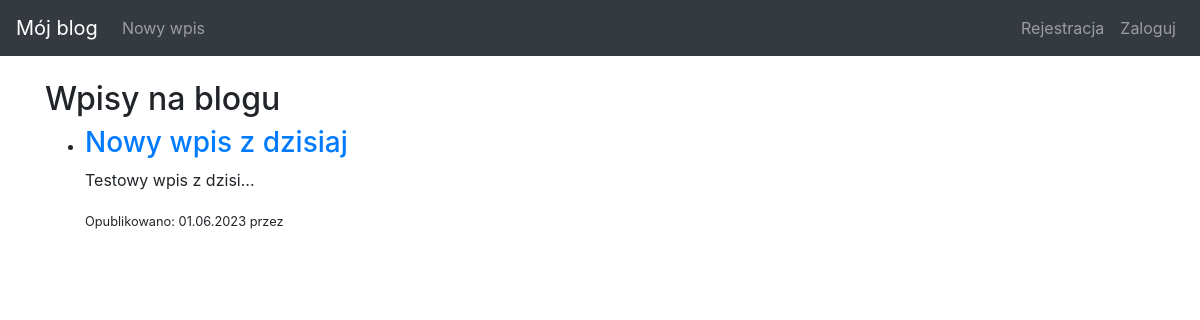
Before: / with the older database file.
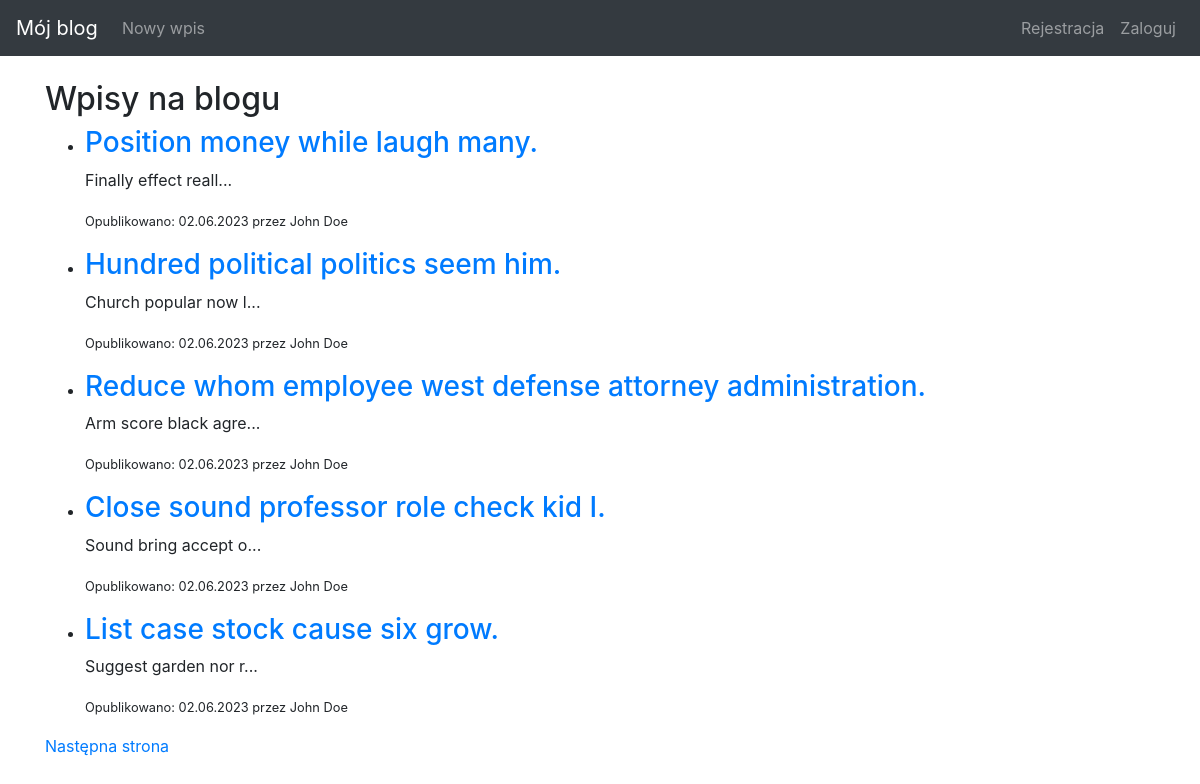
After: the same page with the newer database file.
### blog/models.py (models this page shows, shortened)
class Entry(db.Model):
    id = db.Column(db.Integer, primary_key=True)
    title = db.Column(db.String(80), nullable=False)
    body = db.Column(db.Text, nullable=False)
    pub_date = db.Column(db.DateTime, nullable=False, default=datetime.datetime.utcnow)
    is_published = db.Column(db.Boolean, default=False)
    user_id = db.Column(db.Integer, db.ForeignKey('user.id'))
    author = db.relationship('User', backref='posts')
    def get_absolute_url(self):
        return url_for('entry_detail', entry_id=self.id)

class User(UserMixin, db.Model):
    id = db.Column(db.Integer, primary_key=True)
    name = db.Column(db.String(50), nullable=False)
    email = db.Column(db.String(120), unique=True, nullable=False)
    password_hash = db.Column(db.String(128))
    reset_password_token = db.Column(db.String(128))

### blog/routes.py (the view)
@app.route('/', defaults={'page': 1})
@app.route('/page/<int:page>')
def index(page):
    PER_PAGE = 5
    entries = Entry.query.order_by(Entry.pub_date.desc()).paginate(page=page, per_page=PER_PAGE, error_out=False)
    return render_template('entries.html', entries=entries)

### blog/templates/entries.html (shortened to what this page needs)
{% extends "base.html" %}
{% block content %}
<h2>Wpisy na blogu</h2>
<ul>
{% for entry in entries.items %}
    <li>
        {% if entry.is_published %}
            <h3><a href="{{ entry.get_absolute_url() }}">{{ entry.title }}</a></h3>
            <p>{{ entry.body[:20] }}{% if entry.body|length > 20 %}...{% endif %}</p>
            <p><small>Opublikowano: {{ entry.pub_date.strftime('%d.%m.%Y') }} przez {{ entry.author.name }}</small></p>
            {% else %}
            <h3><a href="{{ entry.get_absolute_url() }}">{{ entry.title }}</a></h3>
            <p><small>Wpis czeka na publikację</small></p>
            {% endif %}
    </li>
{% endfor %}
</ul>
<div>
{% if entries.has_next %}
    <a href="{{ url_for('index', page=entries.next_num) }}">Następna strona</a>
{% endif %}
</div>
{% endblock %}

### blog/templates/base.html (shortened to what this page needs)
<!doctype html>
<html lang="en">
<head>
 <link rel="stylesheet" href="https://stackpath.bootstrapcdn.com/bootstrap/4.5.0/css/bootstrap.min.css"
>
</head>
<body>
<nav class="navbar navbar-expand-md navbar-dark bg-dark fixed-top">
   <a class="navbar-brand" href="{{ url_for('index') }}">Mój blog</a>
   <div class="collapse navbar-collapse" id="navbarsExampleDefault">
     <ul class="navbar-nav mr-auto">
        <li class="nav-item">
          <a class="nav-link" href="{{ url_for('create_entry') }}">Nowy wpis</a>
        </li>
     </ul>
     <ul class="navbar-nav ml-auto">
        <li class="nav-item">
          <a class="nav-link" href="{{ url_for('register') }}">Rejestracja</a>
        </li>
        {% if current_user.is_authenticated %}
        <li class="nav-item">
          <a class="nav-link" href="{{ url_for('logout') }}">Wyloguj</a>
        </li>
        {% else %}
        <li class="nav-item">
          <a class="nav-link" href="{{ url_for('login') }}">Zaloguj</a>
        </li>
        {% endif %}
     </ul>
   </div>
</nav>
 <main role="main" class="container">
   {% block content %}
   {% endblock %}
 </main>
</html>

### blog/templates/base.html (style rules this page uses)
body { padding-top: 5rem; }

Changed rows visible on the page:
no longer on this page (row unchanged): Entry: title "Nowy wpis z dzisiaj", body "Testowy wpis z dzisi", pub_date "01.06.2023"
added Entry: title "Position money while laugh many.", body "Finally effect reall", pub_date "02.06.2023", author.name "John Doe"
added Entry: title "Hundred political politics seem him.", body "Church popular now l", pub_date "02.06.2023", author.name "John Doe"
added Entry: title "Reduce whom employee west defense attorney administration.", body "Arm score black agre", pub_date "02.06.2023", author.name "John Doe"
added Entry: title "Close sound professor role check kid I.", body "Sound bring accept o", pub_date "02.06.2023", author.name "John Doe"
added Entry: title "List case stock cause six grow.", body "Suggest garden nor r", pub_date "02.06.2023", author.name "John Doe"
Other visible differences:
text now shown: "Następna strona"
